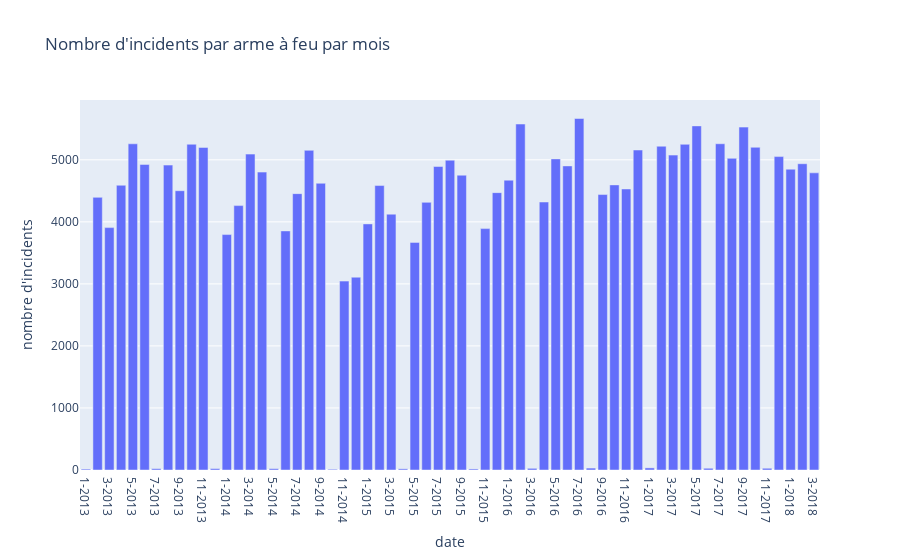

Notebook source saved alongside this figure:
### Code cell
fig2

### Figure 1 — Plotly figure (JSON) as saved in the notebook; plotly's stock layout.template omitted (floating-point values rounded to 4 significant figures)
{"data": [{"alignmentgroup": "True", "hovertemplate": "date=%{x}<br>nombre d'incidents=%{y}<extra></extra>", "legendgroup": "", "marker": {"color": "#636efa", "pattern": {"shape": ""}}, "name": "", "offsetgroup": "", "orientation": "v", "showlegend": false, "textposition": "auto", "type": "bar", "x": ["1-2013", "2-2013", "3-2013", "4-2013", "5-2013", "6-2013", "7-2013", "8-2013", "9-2013", "10-2013", "11-2013", "12-2013", "1-2014", "2-2014", "3-2014", "4-2014", "5-2014", "6-2014", "7-2014", "8-2014", "9-2014", "10-2014", "11-2014", "12-2014", "1-2015", "2-2015", "3-2015", "4-2015", "5-2015", "6-2015", "7-2015", "8-2015", "9-2015", "10-2015", "11-2015", "12-2015", "1-2016", "2-2016", "3-2016", "4-2016", "5-2016", "6-2016", "7-2016", "8-2016", "9-2016", "10-2016", "11-2016", "12-2016", "1-2017", "2-2017", "3-2017", "4-2017", "5-2017", "6-2017", "7-2017", "8-2017", "9-2017", "10-2017", "11-2017", "12-2017", "1-2018", "2-2018", "3-2018"], "xaxis": "x", "y": [15, 4395, 3907, 4590, 5258, 4926, 22, 4915, 4502, 5251, 5200, 23, 3795, 4262, 5092, 4802, 22, 3854, 4455, 5153, 4622, 12, 3045, 3108, 3967, 4585, 4124, 19, 3669, 4314, 4892, 4994, 4752, 17, 3891, 4471, 4672, 5577, 27, 4320, 5015, 4902, 5666, 31, 4440, 4596, 4530, 5158, 34, 5219, 5076, 5250, 5547, 28, 5259, 5024, 5527, 5202, 28, 5052, 4849, 4937, 4790], "yaxis": "y"}], "layout": {"barmode": "relative", "legend": {"tracegroupgap": 0}, "title": {"text": "Nombre d'incidents par arme à feu par mois"}, "xaxis": {"anchor": "y", "domain": [0, 1], "title": {"text": "date"}}, "yaxis": {"anchor": "x", "domain": [0, 1], "title": {"text": "nombre d'incidents"}}}}
